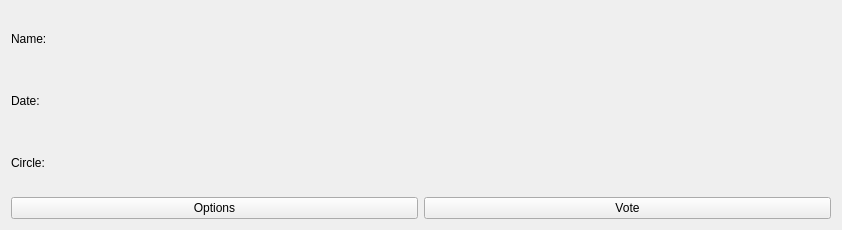
<?xml version="1.0" encoding="UTF-8"?>
<ui version="4.0">
 <class>Form</class>
 <widget class="QWidget" name="Form">
  <property name="geometry">
   <rect>
    <x>0</x>
    <y>0</y>
    <width>842</width>
    <height>230</height>
   </rect>
  </property>
  <property name="sizePolicy">
   <sizepolicy hsizetype="Preferred" vsizetype="Fixed">
    <horstretch>0</horstretch>
    <verstretch>0</verstretch>
   </sizepolicy>
  </property>
  <property name="windowTitle">
   <string>Form</string>
  </property>
  <layout class="QVBoxLayout" name="verticalLayout">
   <item>
    <widget class="QLabel" name="name_label">
     <property name="text">
      <string>Name:</string>
     </property>
    </widget>
   </item>
   <item>
    <widget class="QLabel" name="date_label">
     <property name="text">
      <string>Date:</string>
     </property>
    </widget>
   </item>
   <item>
    <widget class="QLabel" name="circle_label">
     <property name="text">
      <string>Circle: </string>
     </property>
    </widget>
   </item>
   <item>
    <layout class="QHBoxLayout" name="horizontalLayout">
     <item>
      <widget class="QPushButton" name="op_go_button">
       <property name="text">
        <string>Options</string>
       </property>
      </widget>
     </item>
     <item>
      <widget class="QPushButton" name="vote_go_button">
       <property name="text">
        <string>Vote</string>
       </property>
      </widget>
     </item>
    </layout>
   </item>
  </layout>
 </widget>
 <resources/>
 <connections/>
</ui>
